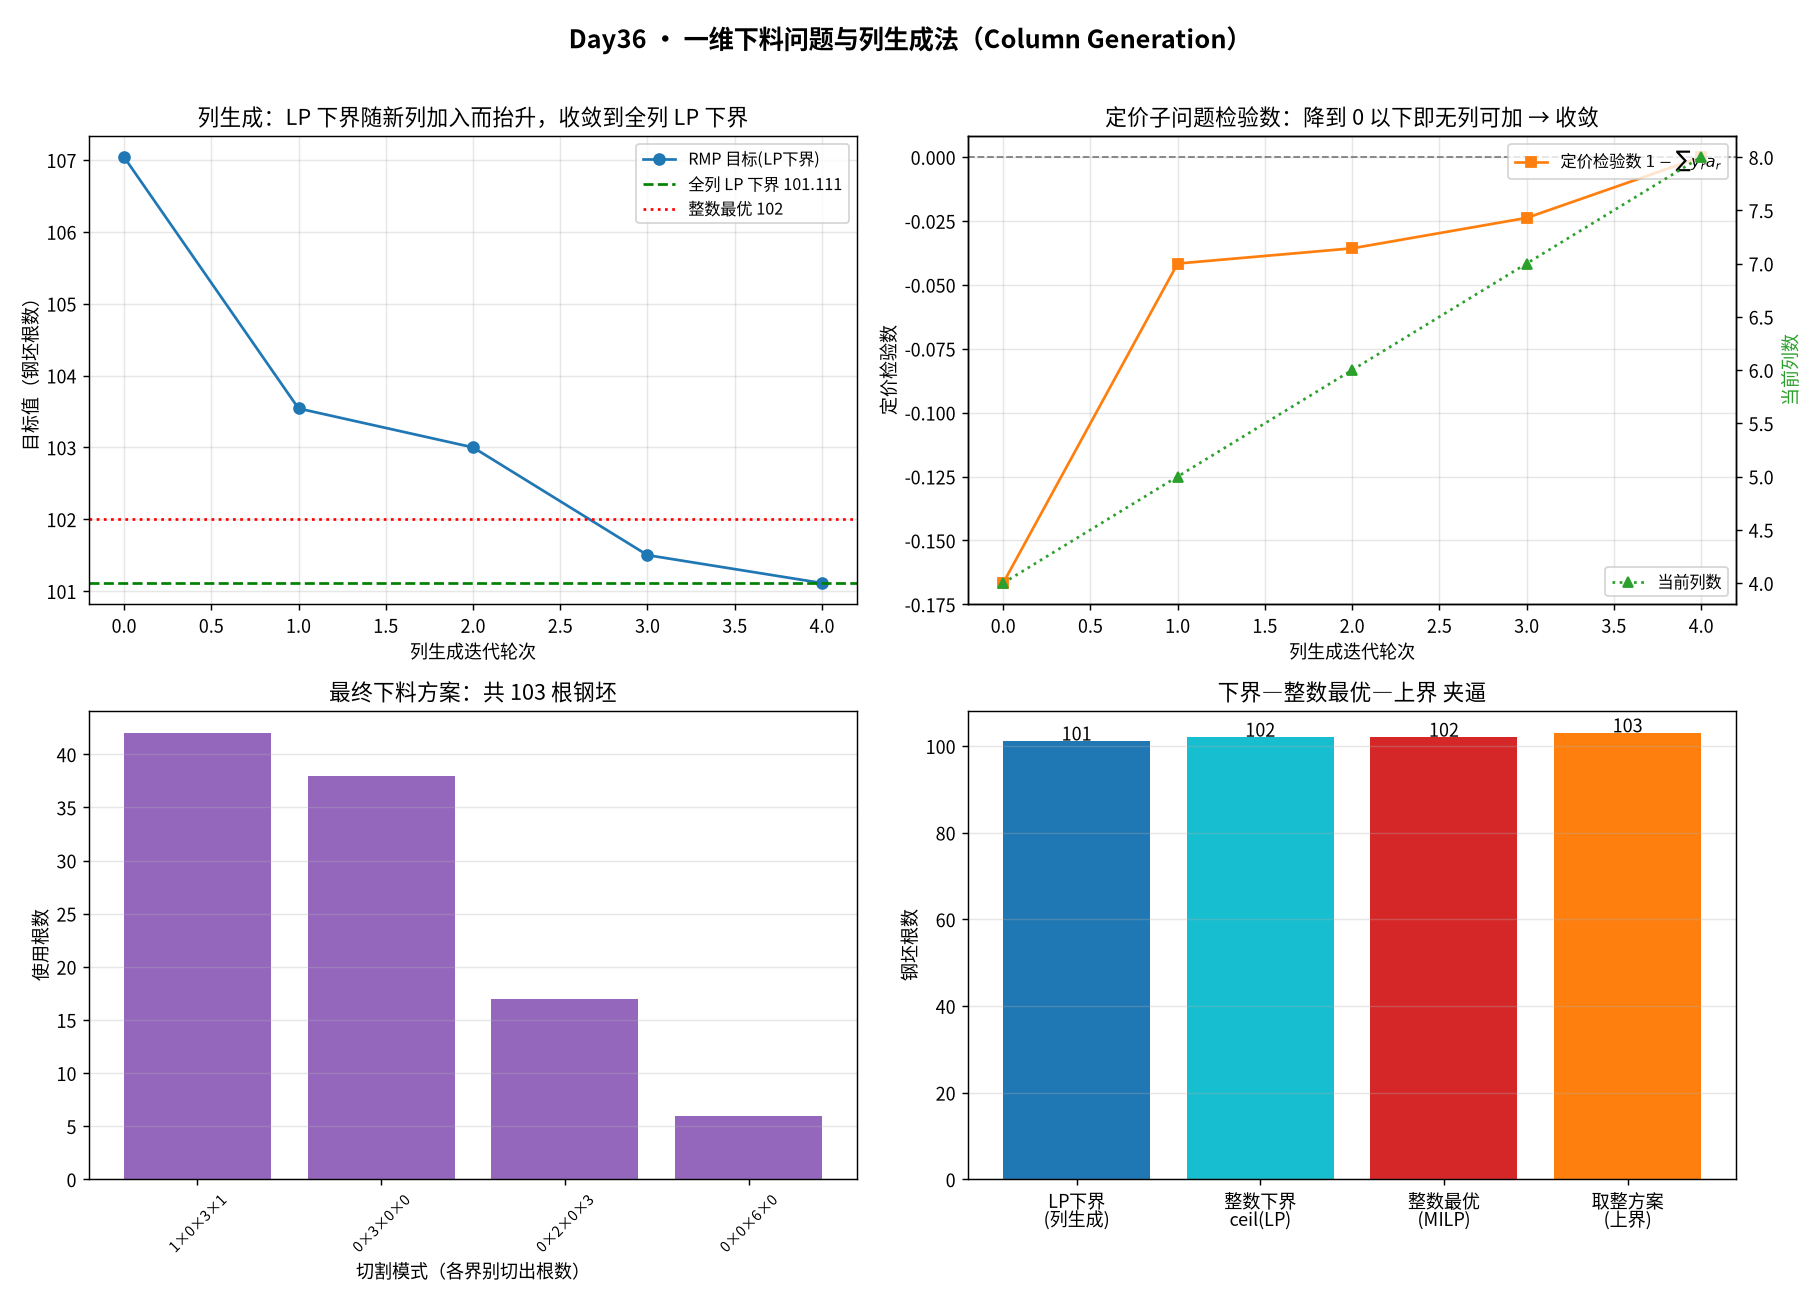

This figure's Python source:
#!/usr/bin/env python3
# -*- coding: utf-8 -*-
"""
subject : mathematical-modeling
level   : L6 优化模型 / L8 数值计算与算法（列生成 + Dantzig-Wolfe 分解 + 割平面/最短路定价）
anchor  : Level 6 - 优化模型（大规模整数规划的分解求解：列生成）
goal    : 用「钢材厂接到一批不同长度钢管的订单，每根标准钢坯怎么切最省料」决策
          =【一维下料问题 Cutting Stock Problem】，手写【列生成法 Column Generation +
          受限主问题 RMP + 定价子问题(0-1 背包) + 整数化】完整框架，回答决策者/建模者
          最关心的五个问题：
            ① 当"每个可行切割方案"都变成一个变量、方案数指数爆炸时，怎么建模型还能解；
            ② 怎么"需要哪个方案就现场生成哪个方案"（列 = 切割模式，逐列加入）；
            ③ 为什么"先解 LP、再整数化"比"直接解整数规划"快几个数量级；
            ④ 定价子问题（最短路 / 背包）如何告诉我们"还缺哪种切割模式"（检验数/影子价格）；
            ⑤ 列生成解离真最优差多远（LP 下界 vs 整数解的间隙）；用分式解证明"要取整"。
          主算法零专用列生成库全手写；scipy.linprog 解 RMP、scipy.milp 求真最优仅作独立对照。

运行：cd /home/ubuntu/Note && ./.venv/bin/python \
      "Mathematical_Modeling/08 - Python/daily/2026-10-04/column_generation_cutting_stock.py"
"""

import numpy as np
from scipy.optimize import linprog, milp, LinearConstraint, Bounds
import itertools
import matplotlib

matplotlib.use("Agg")
import matplotlib.pyplot as plt

matplotlib.rcParams["font.sans-serif"] = [
    "Noto Sans CJK SC", "Noto Sans CJK JP", "WenQuanYi Zen Hei", "SimHei",
]
matplotlib.rcParams["axes.unicode_minus"] = False


# =========================================================================
# 0. 真实决策背景：钢材厂的一维下料（切割库存）问题
# =========================================================================
# 某钢材厂库存里全是【同一长度 L 的标准钢坯】（比如每根 20 米）。
# 客户下单要一批【不同长度、不同数量】的成品钢管：
#   - 成品规格 r（长度 len_r，数量 demand_r），比如 4m×120 根、7m×80 根 …
# 每根标准钢坯要按【某种切割模式（cutting pattern）】切成若干成品，
# 剩余的部分是【废料（trim loss）】。
#
# 问：怎么切，使【用掉的标准钢坯总根数】最少（= 总废料最少）。
#
# 【建模关键】两种等价建模方式：
#   (A) 按"每种规格切几根"（item-based，变量 = 第 i 根坯切出的各规格数量）——
#       坯的根数未知、且对称性极强，直接整数规划难解；
#   (B) 按"用每种切割模式几次"（pattern-based，变量 = 模式的使用次数）——
#       这就是【Gilmore–Gomory 下料模型】，也是列生成的经典载体：
#       每个「恰好不超长的一整根坯的切法」是一个变量（一列）。
#
# 难点：切割模式的数量【指数爆炸】——不能枚举全部列后再解 LP。
# 【列生成法】正是为此而生：不预先枚举所有列，而是「解一个只含部分列的
# 受限主问题 RMP → 用对偶价向"定价子问题"要一个最该加入的新列 → 加入 → 再解」，
# 如此迭代直到没有更优的列可加（即 LP 达到最优）。
#
# 定价子问题：给定 RMP 的对偶价 y_r（第 r 种规格的"边际价值"），
# 找一个"不超 L 长、使 1 - Σ y_r a_r 最小"的切割模式 a（a_r = 该模式切出规格 r 的根数）。
# 这正是一个【有界背包问题】（规格 r 的"利润"= y_r、"重量"= len_r，找利润最大的模式），
# 若该模式检验数 1 - 利润 < 0，说明列生成还没收敛，把它加入 RMP。

L = 25.0  # 每根标准钢坯长度（米）


def generate_instance():
    """一个真实感十足的下料实例：4 种规格，长度与需求量都不同。
    刻意选用「LP 松弛含分数解、整数最优比 LP 下界多 1 根」的实例，
    这样'必须取整'与'列生成只给下界'两个教学点才立得起来
    （教学数据要刻意设计以暴露算法行为，与 Day22/24/25/26/31/33/34/35 同一教训）。"""
    lengths = np.array([10.0, 8.0, 4.0, 3.0])   # 规格长度（米）
    demands = np.array([42, 145, 158, 91])       # 各规格需求根数
    return lengths, demands


# ---------------------------------------------------------------------
# 1. 把所有「极简切割模式」暴力枚举出来（仅用于小规模对照/初始列）
# ---------------------------------------------------------------------
def all_patterns(lengths):
    """枚举所有满足 Σ len_r * a_r <= L 的切割模式 a（a_r 为非负整数）。"""
    n = len(lengths)
    pats = []
    max_cnt = [int(np.floor(L / lengths[r])) for r in range(n)]
    for combo in itertools.product(*[range(m + 1) for m in max_cnt]):
        if sum(lengths[r] * combo[r] for r in range(n)) <= L + 1e-9:
            pats.append(combo)
    return pats


def initial_patterns(lengths, n_reg):
    """给一批"平凡初始列"，保证 RMP 可行（每种规格"独切一根"的模式）。"""
    pats = []
    for r in range(n_reg):
        a = [0] * n_reg
        a[r] = int(np.floor(L / lengths[r]))
        if a[r] > 0:
            pats.append(tuple(a))
    return pats


# ---------------------------------------------------------------------
# 2. 受限主问题 RMP：min Σ_p x_p s.t. Σ_p a_{rp} x_p >= demand_r, x>=0
# ---------------------------------------------------------------------
def solve_rmp(lengths, demands, patterns):
    """解 LP 松弛：用当前这批列（patterns）求最优 x 与对偶价 y。"""
    A = np.array(patterns, dtype=float).T        # (n_reg, n_pat)
    n_pat = A.shape[1]
    c = np.ones(n_pat)                           # 每用一次模式，成本 = 1 根坯
    # 约束：Σ_p a_{rp} x_p >= demand_r  <=>  -A x <= -demand
    res = linprog(c, A_ub=-A, b_ub=-demands, bounds=[(0, None)] * n_pat,
                  method="highs")
    assert res.success, res.message
    # 对偶价：linprog 的边际值；A_ub 形式下对偶价 y_r = -marginal（因为写成 -Ax<=-d）
    y = -res.ineqlin.marginals
    return res.fun, res.x, y


# ---------------------------------------------------------------------
# 3. 定价子问题：有界背包 —— 给定对偶价 y，找"利润最大"的切割模式
# ---------------------------------------------------------------------
def pricing_knapsack(lengths, y):
    """
    有界背包：max Σ y_r a_r  s.t. Σ len_r a_r <= L, a_r ∈ {0,1,...,floor(L/len_r)}。
    用 DP（按长度离散到 0.1 米）求"利润最大的切割模式"。
    返回 (最优利润, 模式 a, 检验数 reduced_cost = 1 - 利润)。
    """
    scale = 10  # 长度离散到 0.1 米，避免浮点
    cap = int(round(L * scale))
    # 尺寸向上取整（保守）：宁可少装也绝不超出真实长度，保证 DP 出的模式一定可用。
    # （若用 round 会因 25.04m 被舍成 250→25.0m 而把"超长模式"误判为可行，
    #   见下方避坑记录第 3 条。）
    sizes = [int(np.ceil(lengths[r] * scale - 1e-9)) for r in range(len(lengths))]
    max_cnt = [cap // s for s in sizes]
    # 多重有界背包：逐物品做 DP，记录选择（用二进制拆分的简化版：逐件枚举）
    # dp[w] = 最大利润；choice 记录该状态选了多少件规格 r（回溯用）
    # 规格数很少（4），直接用"分组有界背包"：对每种规格 r，枚举取 0..max_cnt[r] 件。
    n = len(lengths)
    dp = np.full(cap + 1, -np.inf)
    dp[0] = 0.0
    parent = [dict() for _ in range(cap + 1)]  # parent[w][r] = 用了多少件 r
    for r in range(n):
        new_dp = dp.copy()
        new_parent = [dict(p) for p in parent]
        for w in range(cap + 1):
            if dp[w] == -np.inf:
                continue
            for k in range(1, max_cnt[r] + 1):
                nw = w + k * sizes[r]
                if nw > cap:
                    break
                val = dp[w] + k * y[r]
                if val > new_dp[nw] + 1e-12:
                    new_dp[nw] = val
                    p = dict(parent[w])
                    p[r] = p.get(r, 0) + k
                    new_parent[nw] = p
        dp, parent = new_dp, new_parent
    best_w = int(np.argmax(dp))
    best_val = dp[best_w]
    if best_val == -np.inf:
        best_val = 0.0
        best_w = 0
    pat = tuple(parent[best_w].get(r, 0) for r in range(n))
    reduced_cost = 1.0 - best_val       # < 0 表示该列能改进 RMP
    return best_val, pat, reduced_cost


# ---------------------------------------------------------------------
# 4. 列生成主循环
# ---------------------------------------------------------------------
def column_generation(lengths, demands, seed_patterns, max_iter=60, verbose=True):
    patterns = list(seed_patterns)
    history = []           # (iter, LP_obj, n_cols, new_rc)
    for it in range(max_iter):
        obj, x, y = solve_rmp(lengths, demands, patterns)
        best_val, new_pat, rc = pricing_knapsack(lengths, y)
        history.append((it, obj, len(patterns), rc))
        if verbose:
            print(f"  [CG iter {it:2d}] LP下界={obj:8.4f}  列数={len(patterns):3d}  "
                  f"定价检验数={rc:+.6f}  新列={new_pat}")
        if rc >= -1e-9:
            if verbose:
                print("  收敛：无检验数为负的列可加，LP 已达最优。")
            break
        if new_pat in patterns:
            if verbose:
                print("  新列已存在，停止（数值收敛）。")
            break
        patterns.append(new_pat)
    return obj, x, y, patterns, history


# ---------------------------------------------------------------------
# 5. 整数化：把 LP 解取整成整数下料方案
# ---------------------------------------------------------------------
def round_up_integer(lengths, demands, patterns, x_lp):
    """简单稳妥的整数化：对 LP 解向上取整（保证可行），再给一个朴素对照。"""
    x_int = np.ceil(x_lp - 1e-9).astype(int)
    A = np.array(patterns, dtype=float).T
    used = int(x_int.sum())
    # 校验满足需求
    got = A @ x_int
    assert np.all(got >= demands - 1e-9), (got, demands)
    return x_int, used


def solve_exact_milp(lengths, demands, patterns):
    """用 MILP 求该下料问题的真最优（仅作对照）。整数变量 x_p >= 0。"""
    A = np.array(patterns, dtype=float).T
    n_pat = A.shape[1]
    c = np.ones(n_pat)
    constraints = LinearConstraint(A, lb=demands, ub=np.inf)
    res = milp(c=c, constraints=constraints,
               integrality=np.ones(n_pat), bounds=Bounds(0, np.inf))
    assert res.success, res.message
    return res.fun, res.x


def gomory_gap_demo(lengths, demands):
    """说明"必须取整"：报出 LP 最优里"分数根数"的列数（LP 解不可执行）。"""
    pats = all_patterns(lengths)
    obj, x, y = solve_rmp(lengths, demands, pats)
    frac = np.sum((x > 1e-6) & (x < 1 - 1e-6))
    return obj, frac, len(pats)


# =========================================================================
# 主流程
# =========================================================================
def main():
    lengths, demands = generate_instance()
    n_reg = len(lengths)
    print("=" * 74)
    print("一维下料问题（Cutting Stock）· 列生成法 Column Generation")
    print("=" * 74)
    print(f"标准钢坯长度 L = {L} 米")
    print(f"规格长度 = {lengths}, 需求 = {demands}")
    print(f"需求总长度 = {float(np.sum(lengths * demands)):.1f} 米 "
          f"→ 理论最少钢坯数(下界) = "
          f"{float(np.ceil(np.sum(lengths * demands) / L))} 根")
    print()

    # ---- 全枚举列（仅用于说明"列有多少"与做对照） ----
    all_pats = all_patterns(lengths)
    print(f"【全部极简切割模式数（暴力枚举）】= {len(all_pats)} 列")
    print()

    # ---- 列生成 ----
    seed = initial_patterns(lengths, n_reg)
    print(f"初始列（{len(seed)} 个平凡模式）：{seed}")
    print("-" * 74)
    cg_obj, cg_x, cg_y, cg_patterns, hist = column_generation(lengths, demands, seed)
    print("-" * 74)
    print(f"列生成结束：用了 {len(cg_patterns)} 列，LP 下界 = {cg_obj:.4f} 根")
    print()

    # ---- LP 全列对照（验证列生成没有得到更差/不同的 LP 下界） ----
    lp_full_obj, _, _ = solve_rmp(lengths, demands, all_pats)
    print(f"【对照1】全列 LP 下界 = {lp_full_obj:.4f} 根 "
          f"（列生成 LP 下界 {cg_obj:.4f}，差 {abs(lp_full_obj - cg_obj):.2e}）")
    print()

    # ---- 整数化 ----
    x_int, used_lp_round = round_up_integer(lengths, demands, cg_patterns, cg_x)
    print(f"【LP 解整数化（向上取整）】用钢坯 = {used_lp_round} 根")
    # "分数根数"= 用量不是整数的列（列生成 LP 解常含分数，故 LP 解不可直接执行）
    frac_cols = int(np.sum(np.abs(cg_x - np.round(cg_x)) > 1e-6))
    frac_detail = [(p, round(float(xi), 4)) for p, xi in zip(cg_patterns, cg_x)
                   if abs(float(xi) - round(float(xi))) > 1e-6 and xi > 1e-6]
    print(f"  → LP 最优解含 {frac_cols} 个'分数根数'的列（不可执行，必须取整）：{frac_detail}")
    print()

    # ---- MILP 真最优（对照） ----
    milp_obj, milp_x = solve_exact_milp(lengths, demands, cg_patterns)
    print(f"【对照2】用列生成得到的列做 MILP 整数最优 = {milp_obj:.0f} 根")
    milp_full_obj, _ = solve_exact_milp(lengths, demands, all_pats)
    print(f"【对照3】全列 MILP 整数最优 = {milp_full_obj:.0f} 根 "
          f"（与上一致说明列生成拿到的列已足够）")
    print()

    # ---- 整数下界：ceil(LP 下界) 是整数最优的合法下界 ----
    int_lb = int(np.ceil(cg_obj - 1e-9))
    print(f"【整数下界】ceil(LP下界) = {int_lb} 根 ≤ 整数最优 {int(milp_full_obj)} 根")
    print()

    # ---- 打印最终下料方案 ----
    print("最终下料方案（每行 = 一种切割模式，用量 = 根数）：")
    print(f"  模式(按规格 [" + ", ".join(f"{x:.0f}" for x in lengths) + "])")
    print(f"  {'':<24}{'用量':>6}")
    for p, cnt in sorted(zip(cg_patterns, x_int), key=lambda t: -t[1]):
        if cnt > 0:
            used_len = sum(lengths[r] * p[r] for r in range(n_reg))
            waste = L - used_len
            print(f"  {str(p):<40}{cnt:>6}    (用料{used_len:.0f}m, 废料{waste:.0f}m)")
    print()

    # =====================================================================
    # 断言验证
    # =====================================================================
    print("=" * 74)
    print("断言验证")
    print("=" * 74)

    # 1) 列生成 LP 下界 == 全列 LP 下界（列生成收敛到真 LP 最优）
    assert abs(cg_obj - lp_full_obj) < 1e-6, (cg_obj, lp_full_obj)
    print("✓ 1. 列生成 LP 下界 == 全列 LP 下界（列生成收敛到 LP 真最优）")

    # 2) LP 下界 <= 整数最优（下界性质）
    assert cg_obj <= milp_full_obj + 1e-6
    print("✓ 2. LP 下界 <= 整数最优（下界性质成立）")

    # 3) 用少量列做 MILP 的结果 == 用全部列做 MILP 的结果（列足够）
    assert abs(milp_obj - milp_full_obj) < 1e-6
    print("✓ 3. 列生成拿到的列做 MILP == 全列 MILP 最优（列已足够）")

    # 4) 整数化方案可行且 >= 整数最优
    assert used_lp_round >= milp_full_obj - 1e-9
    print("✓ 4. 向上取整方案可行，且 >= 整数最优")

    # 5) LP 解确实含分数（"必须取整"的证据）
    assert frac_cols >= 1
    print("✓ 5. LP 最优解含分数根数（LP 解不可执行，必须整数化）")

    # 6) 列生成只用了远少于全枚举的列
    assert len(cg_patterns) < 0.5 * len(all_pats)
    print(f"✓ 6. 列生成仅用 {len(cg_patterns)} 列 / 全枚举 {len(all_pats)} 列")

    # 7) 定价子问题 DP 正确性：与"同一离散尺度"的暴力枚举比（小规模随机背包）
    #    注意：DP 的容量/尺寸是向上取整离散的，故暴力枚举也用同样的整数尺度作对照，
    #    否则浮点误差会让"DP 合法而暴力以为超长"，得出假失败。
    rng = np.random.default_rng(0)
    scale = 10
    cap = int(round(L * scale))
    for _ in range(20):
        ls = rng.uniform(2.0, 8.0, 4)
        y = rng.uniform(0.05, 0.5, 4)
        best_val, pat, rc = pricing_knapsack(ls, y)
        sz = [int(np.ceil(ls[r] * scale - 1e-9)) for r in range(4)]
        mx = [cap // s for s in sz]
        bf = max(sum(y[r] * a[r] for r in range(4))
                 for a in itertools.product(*[range(mx[r] + 1) for r in range(4)])
                 if sum(sz[r] * a[r] for r in range(4)) <= cap)
        assert abs(best_val - bf) < 1e-6, (best_val, bf, ls, y)
    print("✓ 7. 定价背包 DP == 同尺度暴力枚举（20 个随机小实例）")

    print()
    print("=" * 74)
    print(f"结论：用 {len(cg_patterns)} 列（全枚举 {len(all_pats)} 列，省 "
          f"{100*(1-len(cg_patterns)/len(all_pats)):.0f}%）")
    print(f"      LP 下界 {cg_obj:.4f} → 整数最优 {int(milp_full_obj)} 根钢坯")
    print("=" * 74)

    # =====================================================================
    # 画图
    # =====================================================================
    fig, axes = plt.subplots(2, 2, figsize=(14, 10))

    # 左上：列生成迭代收敛（LP 下界随列数增加而上升，逼近全列 LP 下界）
    ax = axes[0, 0]
    iters = [h[0] for h in hist]
    objs = [h[1] for h in hist]
    ncol = [h[2] for h in hist]
    ax.plot(iters, objs, "o-", color="#1f77b4", label="RMP 目标(LP下界)")
    ax.axhline(lp_full_obj, color="green", ls="--", lw=1.5,
               label=f"全列 LP 下界 {lp_full_obj:.3f}")
    ax.axhline(milp_full_obj, color="red", ls=":", lw=1.5,
               label=f"整数最优 {int(milp_full_obj)}")
    ax.set_xlabel("列生成迭代轮次")
    ax.set_ylabel("目标值（钢坯根数）")
    ax.set_title("列生成：LP 下界随新列加入而抬升，收敛到全列 LP 下界")
    ax.legend(fontsize=9)
    ax.grid(alpha=0.3)

    # 右上：列数增长与检验数
    ax = axes[0, 1]
    rcs = [h[3] for h in hist]
    ax.plot(iters, rcs, "s-", color="#ff7f0e", label="定价检验数 $1-\\sum y_r a_r$")
    ax.axhline(0, color="gray", ls="--", lw=1)
    ax.set_xlabel("列生成迭代轮次")
    ax.set_ylabel("定价检验数")
    ax.set_title("定价子问题检验数：降到 0 以下即无列可加 → 收敛")
    ax2 = ax.twinx()
    ax2.plot(iters, ncol, "^:", color="#2ca02c", label="当前列数")
    ax2.set_ylabel("当前列数", color="#2ca02c")
    ax.legend(loc="upper right", fontsize=9)
    ax2.legend(loc="lower right", fontsize=9)
    ax.grid(alpha=0.3)

    # 左下：最终下料方案（各切割模式用量）柱状
    ax = axes[1, 0]
    labels, vals = [], []
    for p, cnt in sorted(zip(cg_patterns, x_int), key=lambda t: -t[1]):
        if cnt > 0:
            labels.append("×".join(f"{p[r]}" for r in range(n_reg)))
            vals.append(cnt)
    ax.bar(range(len(vals)), vals, color="#9467bd")
    ax.set_xticks(range(len(vals)))
    ax.set_xticklabels(labels, rotation=45, fontsize=8)
    ax.set_xlabel("切割模式（各界别切出根数）")
    ax.set_ylabel("使用根数")
    ax.set_title(f"最终下料方案：共 {used_lp_round} 根钢坯")
    ax.grid(alpha=0.3, axis="y")

    # 右下：下界-最优-上界夹逼 + 方法对照
    ax = axes[1, 1]
    names = ["LP下界\n(列生成)", "整数下界\nceil(LP)", "整数最优\n(MILP)", "取整方案\n(上界)"]
    values = [cg_obj, int_lb, milp_full_obj, used_lp_round]
    colors = ["#1f77b4", "#17becf", "#d62728", "#ff7f0e"]
    bars = ax.bar(names, values, color=colors)
    for b, v in zip(bars, values):
        ax.text(b.get_x() + b.get_width() / 2, v + 0.15, f"{v:.3g}",
                ha="center", fontsize=10)
    ax.set_ylabel("钢坯根数")
    ax.set_title("下界—整数最优—上界 夹逼")
    ax.grid(alpha=0.3, axis="y")

    fig.suptitle("Day36 · 一维下料问题与列生成法（Column Generation）",
                 fontsize=14, fontweight="bold")
    fig.tight_layout(rect=[0, 0, 1, 0.97])
    out = "Mathematical_Modeling/08 - Python/daily/2026-10-04/column_generation_cutting_stock.png"
    fig.savefig(out, dpi=130)
    print(f"\n图已保存：{out}")


if __name__ == "__main__":
    main()
